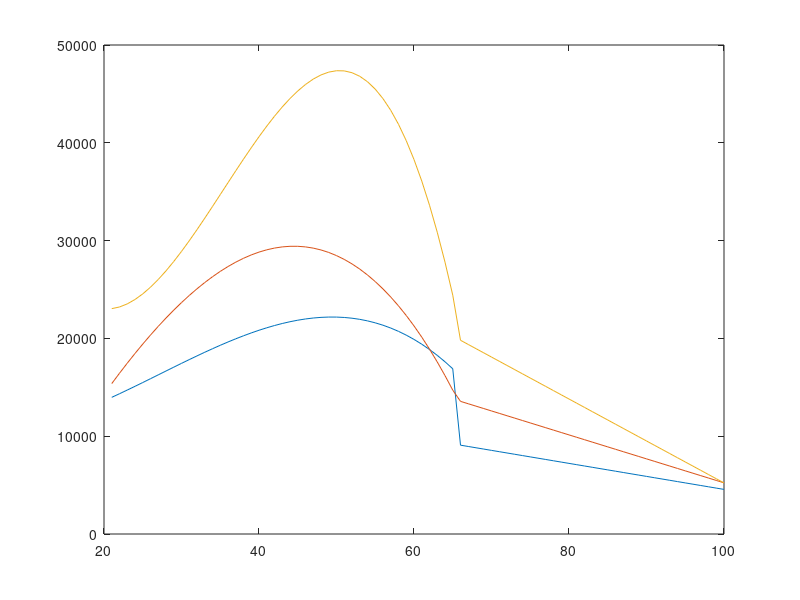

Write MATLAB code to recreate this figure. (Note: this script raises an error after producing the figure.)
%% This code replicates the results of 
% Hubbard, Skinner & Zeldes (1994) - The importance of precautionary motives in explaining individual and aggregate saving
% The model detailed in this Carnegie-Rochester Conference Series on Public Policy paper appears to also be exactly the same as that used in
% Hubbard, Skinner & Zeldes (1994) - Expanding the Life-Cycle Model: Precautionary Saving and Public Policy
% Hubbard, Skinner & Zeldes (1994) - Precautionary Saving and Social Insurance
% published in AER:P&P and JPE respecitively. Although I do not replicate all the results of these other two.

% Note that the model includes a floor on consumption. This creates non-convexities in the
% intertemporal budget constraint and means that basic Euler eqn based methods would not work.
% HSZ use an Euler eqn based method, but have to add considerable complications in order for it 
% to still work (see pg 113). This makes it a nice example for our present purposes as discertized VFI methods 
% of the VFI Toolkit are able to handle such models with no extra effort required.

%% State space variables of the model
% Age
% One endogenous variable: assets
% Two stochastic exogenous variables: income shock, medical expense shock
% Three fixed types: 
%  ft1: high-school dropout
%  ft2: high-school
%  ft3: university

%% Declare some parameter values

Params.J=80; % Ages 21 to 100 inclusive.
WorkingAgeVec=21:1:65;
RetiredAgeVec=66:100;
Params.age=[WorkingAgeVec,RetiredAgeVec];

% 
n_a=250;
maxa=5*10^5;
n_z=[15,15]; % income, medical
N_i=3; % Number of fixed types
N_j=Params.J; % Number of periods in finite horizon
Params.q=3; % For tauchen method. They used q=2.5: pg 112 of pdf, "range between 2.5 standard deviations (of the unconditional distribution) above and below..."

Params.gamma=3;
% Gamma plays three roles:      
        % gamma is coefficient of relative risk aversion
        % 1/gamma is the intertemporal elasticity of substitution of consumption
        % gamma+1 is the coefficient of relative prudence (Kimball, 1990)

Params.delta=0.03; % rate at which agents discount future
Params.beta=1/(1+Params.delta);
Params.r=0.03; % interest rate on assets

% Mortality rates (probability of survival)
% Table A.1
Params.dj=[0.00058, 0.00061, 0.00062, 0.00064, 0.00065, 0.00067, 0.00069, 0.00070, 0.00072, 0.00075, 0.00078, 0.00082, 0.00086, 0.00091, 0.00098, 0.00105, 0.00115, 0.00128, 0.00144, 0.00161, 0.00180, 0.00200,...
    0.00221, 0.00242, 0.00266, 0.00292, 0.00320, 0.00349, 0.00380, 0.00413, 0.00450, 0.00490, 0.00533,...
    0.00533, 0.00581, 0.00632, 0.00689, 0.00749, 0.00811, 0.00878, 0.00952, 0.01033, 0.01121, 0.01223,...
    0.01332, 0.01455, 0.01590, 0.01730, 0.01874, 0.02028, 0.02203, 0.02404, 0.02623, 0.02863, 0.03128,...
    0.03432, 0.03778, 0.04166, 0.04597, 0.05078, 0.05615, 0.06214, 0.06885, 0.07631, 0.08455, 0.09352,...
    0.10323, 0.11367, 0.12484, 0.13677, 0.14938, 0.16289, 0.17721, 0.19234, 0.20828, 0.22418, 0.23980, 0.25495, 0.26937, 0.28284]; % conditional probability of death
Params.sj=1-Params.dj; % Conditional survival probabilities. Act as a discount rate.

% Wage (Earnings) incomes, W
% Table A.2
Params.DeterministicWj_working.ft1=[10993-196*WorkingAgeVec+2167*((WorkingAgeVec.^2)/100)-2655*((WorkingAgeVec.^3)/10000)];
Params.DeterministicWj_working.ft2=[-11833+1421*WorkingAgeVec-137*((WorkingAgeVec.^2)/100)-2186*((WorkingAgeVec.^3)/10000)]; 
Params.DeterministicWj_working.ft3=[72270-5579*WorkingAgeVec+19200*((WorkingAgeVec.^2)/100)-18076*((WorkingAgeVec.^3)/10000)];
% Table A.3
Params.DeterministicWj_retired.ft1=[17861-133*RetiredAgeVec]; 
Params.DeterministicWj_retired.ft2=[29733-245*RetiredAgeVec]; 
Params.DeterministicWj_retired.ft3=[48123-429*RetiredAgeVec];
Params.DeterministicWj.ft1=[Params.DeterministicWj_working.ft1, Params.DeterministicWj_retired.ft1];
Params.DeterministicWj.ft2=[Params.DeterministicWj_working.ft2, Params.DeterministicWj_retired.ft2];
Params.DeterministicWj.ft3=[Params.DeterministicWj_working.ft3, Params.DeterministicWj_retired.ft3];
% Compare to Fig A.1(a-c): they won't be exactly the same as drop the year fixed effects, but eyeballing suggests they are fine.
plot(21:1:100, Params.DeterministicWj.ft1, 21:1:100, Params.DeterministicWj.ft2, 21:1:100, Params.DeterministicWj.ft3)
% Stochastic Wj (Table A.4): u_it, an AR(1) in regressions in paper
Params.w_rho=[0.955; 0.946; 0.955];
Params.w_sigmasqepsilon=[0.033; 0.025; 0.016];
Params.w_sigmasqu=Params.w_sigmasqepsilon./(1-Params.w_rho.^2);
Params.w_sigmasqupsilon=[0.040; 0.021; 0.014]; % Estimated from PSID but not used in model.
% Bottom of pg 103 (45th pg): Wit=exp(log(DeterministicWj)-0.5*sigmasqu+uit)
% "This specification ensures that when we compare the certainty case with
% the earnings uncertainty case, we hold the age-conditional means of earnings constant."

% Medical Expenses, M
% Table A.5
Params.DeterministicMj_working=[5.373+0.073*WorkingAgeVec-0.753*((WorkingAgeVec.^2)/1000); 4.749+0.106*WorkingAgeVec-1.084*((WorkingAgeVec.^2)/1000); 4.816+0.109*WorkingAgeVec-1.090*((WorkingAgeVec.^2)/1000)];
Params.DeterministicMj_retired=[14.441-0.200*RetiredAgeVec+1.288*((RetiredAgeVec.^2)/1000); 11.371-0.101*RetiredAgeVec+0.540*((RetiredAgeVec.^2)/1000); 9.553-0.054*RetiredAgeVec-0.297*((RetiredAgeVec.^2)/1000)];
Params.DeterministicMj=[Params.DeterministicMj_working, Params.DeterministicMj_retired]; % is in logs
Params.m_rho=0.901*ones(3,1);
Params.m_sigmasqepsilon=[0.175; 0.156; 0.153];
Params.m_sigmasqomega=[0.220; 0.220; 0.220];
% Consumption Floor
Params.Cbar=7000; % (middle of pg. 111)

%% Create some outputs to replicate those of HubbardSkinnerZeldes1994

% Note: The annual growth rate of the population is assumed to be 1%.
Params.n=0.01;

simoptions.numbersims=10^3; % Number of simulations on which panel data (and life-cycle profile) results will be based.

PTypeDist=[0.22,0.56,0.22]'; % Hubbard, Skinner & Zeldes (1994) do not appear to report these 
                             % weights/probabilities anywhere in either of the two papers. 
                             % I have 'ballparked' them based on alternative sources for 1984 as
                             % fractions of US population (pg 1 of http://www.russellsage.org/sites/all/files/chartbook/Educational%20Attainment%20and%20Achievement.pdf )


%% Create the replication results
% Note that we here solve for many parameter/shock cases for which no
% results are actually reported in paper.
Table1=struct();
Table2=nan(12,6);

% Get results for uncertainty model
deltavec=[0.03,0.1,0.015];
gammavec=[1,3,5];
Cbarvec=[1,7000];
for delta_c=1:length(deltavec)
    for gamma_c=1:length(gammavec)
        for Cbar_c=1:2
            fprintf('Currently solving for delta_c=%d, gamma_c=%d,Cbar_c=%d',delta_c,gamma_c,Cbar_c)
            Params.Cbar=Cbarvec(Cbar_c);
            Params.delta=deltavec(delta_c);
            Params.gamma=gammavec(gamma_c);
            descriptivestr=['Cbar',num2str(Params.Cbar),'gamma',num2str(Params.gamma),'delta',num2str(Params.delta)];
            descriptivestr(descriptivestr=='.') = []; % Get rid of decimal points
            descriptivestr={descriptivestr};
            [Table1row.(descriptivestr{:}), Table2temp, Table3temp, LifeCycProfiles.(descriptivestr{:})]=HubbardSkinnerZeldes1994_function(Params,n_a,n_z,simoptions, PTypeDist);
            if Params.Cbar==7000 && Params.delta==0.03 && Params.gamma==3
                Table2(:,1:3)=Table2temp;
            elseif Params.Cbar==1 && Params.delta==0.1 && Params.gamma==3
                Table2(:,4:6)=Table2temp;
            end
            if Params.Cbar==7000 && Params.delta==0.03 && Params.gamma==3
                Table3=Table3temp;
            end
        end
    end
end

% Set Parameters back to defaults
Params.delta=0.03;
Params.gamma=3;
Params.Cbar=7000;

temp_n_z=n_z;
% Get results for 'only lifetime uncertain' case
n_z=[1,1];
Params.Cbar=7000;
% [Table1row.allcertain, ~, ~, LifeCycProfiles.(descriptivestr{:})]=HubbardSkinnerZeldes1994_function(Params,n_a,n_z,simoptions, PTypeDist);
for delta_c=1:length(deltavec)
    for gamma_c=1:length(gammavec)
        for Cbar_c=1:2
            Params.Cbar=Cbarvec(Cbar_c);
            Params.delta=deltavec(delta_c);
            Params.gamma=gammavec(gamma_c);
            descriptivestr=['onlylifetimeuncertain_','Cbar',num2str(Params.Cbar),'gamma',num2str(Params.gamma),'delta',num2str(Params.delta)];
            descriptivestr(descriptivestr=='.') = []; % Get rid of decimal points
            descriptivestr={descriptivestr};
            [Table1row.(descriptivestr{:}), ~, ~, LifeCycProfiles.(descriptivestr{:})]=HubbardSkinnerZeldes1994_function(Params,n_a,n_z,simoptions, PTypeDist);
        end
    end
end

% Get results for 'certain lifetimes' case
Params.sj=ones(size(Params.sj));
n_z=temp_n_z;
Params.Cbar=1;
% [Table1row.certainlifetimes, ~, ~, LifeCycProfiles.certainlifetimes]=HubbardSkinnerZeldes1994_function(Params,n_a,n_z,simoptions, PTypeDist);
for delta_c=1:length(deltavec)
    for gamma_c=1:length(gammavec)
        Params.delta=deltavec(delta_c);
        Params.gamma=gammavec(gamma_c);
        descriptivestr=['certainlifetimes_','Cbar',num2str(Params.Cbar),'gamma',num2str(Params.gamma),'delta',num2str(Params.delta)];
        descriptivestr(descriptivestr=='.') = []; % Get rid of decimal points
        descriptivestr={descriptivestr};
        [Table1row.(descriptivestr{:}), ~, ~, LifeCycProfiles.(descriptivestr{:})]=HubbardSkinnerZeldes1994_function(Params,n_a,n_z,simoptions, PTypeDist);
    end
end

% Get results for 'all certainty' case
Params.sj=ones(size(Params.sj)); 
n_z=[1,1];
Params.Cbar=1;
% [Table1row.allcertain, ~, ~, LifeCycProfiles.(descriptivestr{:})]=HubbardSkinnerZeldes1994_function(Params,n_a,n_z,simoptions, PTypeDist);
for delta_c=1:length(deltavec)
    for gamma_c=1:length(gammavec)
        Params.delta=deltavec(delta_c);
        Params.gamma=gammavec(gamma_c);
        descriptivestr=['allcertain_','Cbar',num2str(Params.Cbar),'gamma',num2str(Params.gamma),'delta',num2str(Params.delta)];
        descriptivestr(descriptivestr=='.') = []; % Get rid of decimal points
        descriptivestr={descriptivestr};
        [Table1row.(descriptivestr{:}), ~, ~, LifeCycProfiles.(descriptivestr{:})]=HubbardSkinnerZeldes1994_function(Params,n_a,n_z,simoptions, PTypeDist);
    end
end


save ./SavedOutput/HSZ1994_Tables.mat Table1row Table2 Table3 LifeCycProfiles Params

%% Print out results for the three Tables

%Table 1
FID = fopen('./SavedOutput/HubbardSkinnerZeldes_Table1.tex', 'w');
fprintf(FID, '\\begin{tabular*}{1.00\\textwidth}{@{\\extracolsep{\\fill}}lccccccccccc} \n \\hline \\hline \n');
fprintf(FID, ' & \\multicolumn{2}{c}{Assumptions} & School & School & College & Aggregate & $\\quad$ & School & School & College & Aggregate \\\\ \n');
fprintf(FID, 'Certain Lifespan,   & $\\delta=%8.2f$, & $\\gamma=%d$ & %8.2f & %8.2f & %8.2f & %8.2f & & %8.2f & %8.2f & %8.2f & %8.2f \\\\ \n', Table1row.certainlifetimes_Cbar1gamma3delta003);
fprintf(FID, 'earnings, and       & $\\delta=%8.2f$, & $\\gamma=%d$ & %8.2f & %8.2f & %8.2f & %8.2f & & %8.2f & %8.2f & %8.2f & %8.2f \\\\ \n', Table1row.certainlifetimes_Cbar1gamma1delta003);
fprintf(FID, 'out of pocket       & $\\delta=%8.2f$, & $\\gamma=%d$ & %8.2f & %8.2f & %8.2f & %8.2f & & %8.2f & %8.2f & %8.2f & %8.2f \\\\ \n', Table1row.certainlifetimes_Cbar1gamma5delta003);
fprintf(FID, 'medical             & $\\delta=%8.3f$, & $\\gamma=%d$ & %8.2f & %8.2f & %8.2f & %8.2f & & %8.2f & %8.2f & %8.2f & %8.2f \\\\ \n', Table1row.certainlifetimes_Cbar1gamma3delta0015);
fprintf(FID, 'expenses            & $\\delta=%8.2f$, & $\\gamma=%d$ & %8.2f & %8.2f & %8.2f & %8.2f & & %8.2f & %8.2f & %8.2f & %8.2f \\\\ \n', Table1row.certainlifetimes_Cbar1gamma3delta01);
fprintf(FID, 'Uncertain Lifespan, & $\\delta=%8.2f$, & $\\gamma=%d$ & %8.2f & %8.2f & %8.2f & %8.2f & & %8.2f & %8.2f & %8.2f & %8.2f \\\\ \n', Table1row.Cbar1gamma3delta003);
fprintf(FID, 'earnings, and       &  & & & & & & & & & & \\\\ \n');
fprintf(FID, 'medical             &  & & & & & & & & & & \\\\ \n');
fprintf(FID, 'expenses            &  & & & & & & & & & & \\\\ \n');
fprintf(FID, '$\\bar{C}=\\$1$     &  & & & & & & & & & & \\\\ \n');
fprintf(FID, 'Uncertain Lifespan, & $\\delta=%8.2f$, & $\\gamma=%d$ & %8.2f & %8.2f & %8.2f & %8.2f & & %8.2f & %8.2f & %8.2f & %8.2f \\\\ \n', Table1row.Cbar7000gamma3delta003);
fprintf(FID, 'earnings, and       & $\\delta=%8.2f$, & $\\gamma=%d$ & %8.2f & %8.2f & %8.2f & %8.2f & & %8.2f & %8.2f & %8.2f & %8.2f \\\\ \n', Table1row.Cbar7000gamma1delta003);
fprintf(FID, 'medical             & $\\delta=%8.2f$, & $\\gamma=%d$ & %8.2f & %8.2f & %8.2f & %8.2f & & %8.2f & %8.2f & %8.2f & %8.2f \\\\ \n', Table1row.Cbar7000gamma5delta003);
fprintf(FID, 'expenses            & $\\delta=%8.3f$, & $\\gamma=%d$ & %8.2f & %8.2f & %8.2f & %8.2f & & %8.2f & %8.2f & %8.2f & %8.2f \\\\ \n', Table1row.Cbar7000gamma3delta0015);
fprintf(FID, '$\\bar{C}=\\$7000$  & $\\delta=%8.2f$, & $\\gamma=%d$ & %8.2f & %8.2f & %8.2f & %8.2f & & %8.2f & %8.2f & %8.2f & %8.2f \\\\ \n', Table1row.Cbar7000gamma3delta01);
fprintf(FID, '\\hline \n \\end{tabular*} \n');
fprintf(FID, '\\begin{minipage}[t]{1.00\\textwidth}{\\baselineskip=.5\\baselineskip \\vspace{.3cm} \\footnotesize{ \n');
fprintf(FID, 'Note: Based on grid size for assets of %d, and shocks of %d and %d. \\\\ \n', n_a, n_z(1), n_z(2));
fprintf(FID, '}} \\end{minipage}');
fclose(FID);


%Table 2
FID = fopen('./SavedOutput/HubbardSkinnerZeldes_Table2.tex', 'w');
fprintf(FID, '\\begin{tabular*}{1.00\\textwidth}{@{\\extracolsep{\\fill}}lccccccccc} \n \\hline \\hline \n');
fprintf(FID, ' & \\multicolumn{3}{c}{PSID} & \\multicolumn{3}{c}{Simulated}  & \\multicolumn{3}{c}{Simulated} \\\\ \n');
fprintf(FID, ' & \\multicolumn{3}{c}{}     & \\multicolumn{3}{c}{$\\delta=0.03$, Floor=\\$7000}  & \\multicolumn{3}{c}{$\\delta=0.10$, Floor=\\$1} \\\\ \n');
fprintf(FID, 'Age   & NHS & HS & Col. & NHS & HS & Col. & NHS & HS & Col. \\\\ \n');
fprintf(FID, '<29   & 0.362 & 0.059 & 0.060 & %8.3f & %8.3f & %8.3f & %8.3f & %8.3f & %8.3f \\\\ \n', Table2(1,:));
fprintf(FID, '30-39 & 0.157 & 0.064 & 0.040 & %8.3f & %8.3f & %8.3f & %8.3f & %8.3f & %8.3f \\\\ \n', Table2(2,:));
fprintf(FID, '40-49 & 0.067 & 0.017 & 0.025 & %8.3f & %8.3f & %8.3f & %8.3f & %8.3f & %8.3f \\\\ \n', Table2(3,:));
fprintf(FID, '50-59 & 0.103 & 0.032 & 0.011 & %8.3f & %8.3f & %8.3f & %8.3f & %8.3f & %8.3f \\\\ \n', Table2(4,:));
fprintf(FID, '60-69 & 0.095 & 0.020 & 0.038 & %8.3f & %8.3f & %8.3f & %8.3f & %8.3f & %8.3f \\\\ \n', Table2(5,:));
fprintf(FID, 'Total & 0.116 & 0.038 & 0.031 & %8.3f & %8.3f & %8.3f & %8.3f & %8.3f & %8.3f \\\\ \n', Table2(6,:));
fprintf(FID, ' & \\multicolumn{9}{c}{For Households with Initial Assets < 0.5 x Average Income}  \\\\ \n');
fprintf(FID, '<29   & 0.389 & 0.080 & 0.069 & %8.3f & %8.3f & %8.3f & %8.3f & %8.3f & %8.3f \\\\ \n', Table2(7,:));
fprintf(FID, '30-39 & 0.205 & 0.101 & 0.052 & %8.3f & %8.3f & %8.3f & %8.3f & %8.3f & %8.3f \\\\ \n', Table2(8,:));
fprintf(FID, '40-49 & 0.133 & 0.045 & 0.031 & %8.3f & %8.3f & %8.3f & %8.3f & %8.3f & %8.3f \\\\ \n', Table2(9,:));
fprintf(FID, '50-59 & 0.272 & 0.114 & 0.135 & %8.3f & %8.3f & %8.3f & %8.3f & %8.3f & %8.3f \\\\ \n', Table2(10,:));
fprintf(FID, '60-69 & 0.302 & 0.083 & 0.381 & %8.3f & %8.3f & %8.3f & %8.3f & %8.3f & %8.3f \\\\ \n', Table2(11,:));
fprintf(FID, 'Total & 0.252 & 0.087 & 0.060 & %8.3f & %8.3f & %8.3f & %8.3f & %8.3f & %8.3f \\\\ \n', Table2(12,:));
fprintf(FID, '\\hline \n \\end{tabular*} \n');
fprintf(FID, '\\begin{minipage}[t]{1.00\\textwidth}{\\baselineskip=.5\\baselineskip \\vspace{.3cm} \\footnotesize{ \n');
fprintf(FID, 'NHS=No high-school, HS=High-school, Col.=College. Numbers for PSID are those of original study, not part of replication. \\\\ \n');
fprintf(FID, 'Note: Based on grid size for assets of %d, and shocks of %d and %d. \\\\ \n', n_a, n_z(1), n_z(2));
fprintf(FID, '}} \\end{minipage}');
fclose(FID);

% Table 3
FID = fopen('./SavedOutput/HubbardSkinnerZeldes_Table3.tex', 'w');
fprintf(FID, '\\begin{tabular*}{1.00\\textwidth}{@{\\extracolsep{\\fill}}ccccc} \n \\hline \\hline \n');
fprintf(FID, ' Dependent Varialbe & $\\Delta C*$ & $\\Delta ln(C)*$ & $\\Delta ln(C)**$ & $\\Delta ln(C)**$\\\\ \n');
fprintf(FID, ' & \\multicolumn{4}{c}{$\\delta=0.03$, Floor=\\$7000} \\\\ \n');
fprintf(FID, '$\\Delta Y$     & %8.3f   & & & \\\\ \n', Table3(1,1));
fprintf(FID, '                & (%8.2f) & & & \\\\ \n', Table3(2,1));
fprintf(FID, '$\\Delta ln(Y)$ & & %8.3f & %8.3f & %8.3f \\\\ \n', Table3(3,2:4));
fprintf(FID, '                & & (%8.2f) & (%8.2f) & (%8.2f) \\\\ \n', Table3(4,2:4));
fprintf(FID, '$Age$           & & & & %8.3f \\\\ \n', Table3(5,4));
fprintf(FID, '                & & & & (%8.2f) \\\\ \n', Table3(6,4));
fprintf(FID, '$Age^2$         & & & & %8.3f  \\\\ \n', Table3(7,4));
fprintf(FID, '                & & & & (%8.2f)  \\\\ \n', Table3(8,4));
fprintf(FID, '\\hline \n \\end{tabular*} \n');
fprintf(FID, '\\begin{minipage}[t]{1.00\\textwidth}{\\baselineskip=.5\\baselineskip \\vspace{.3cm} \\footnotesize{ \n');
fprintf(FID, 'Source: Simulated data from model under the benchmark case ($\\delta = 0.03$, $\\gamma = 3$) with a consumption floor of $7000. Absolute values of t-statistics are in parentheses. The Campbell and Mankiw (1989) coefficient (in levels, corresponding to the first column) is 0.469, and the Lusardi (1993) coefficient (in logs, corresponding to columns 2 through 4) is 0.409. \\\\ \n');
fprintf(FID, '*: Instruments are two and three year lags of consumption and income, as well as age and age-squared. \\\\ \n');
fprintf(FID, '**: Instruments are one, two and three year lags of consumption and income, as well as age and age-squared. \\\\ \n');
fprintf(FID, 'Note: Original regressions by Cambell-Mankiw were on aggregate data. Here are on microdata. \\\\ \n');
fprintf(FID, 'Note: Based on grid size for assets of %d, and shocks of %d and %d. \\\\ \n', n_a, n_z(1), n_z(2));
fprintf(FID, '}} \\end{minipage}');
fclose(FID);

%% Generate the Figures

% Figure 1
figure(1)
plot(Params.age, LifeCycProfiles.allcertain_Cbar1gamma3delta003.ft1(1,:,1)/1000)
hold on
plot(Params.age, LifeCycProfiles.allcertain_Cbar1gamma3delta003.ft2(1,:,1)/1000)
plot(Params.age, LifeCycProfiles.allcertain_Cbar1gamma3delta003.ft3(1,:,1)/1000)
hold off
title({'Average Assets by Age';'All Certain, $1 Floor'})
legend('No High School Degree', 'High School Degree', 'College')
xlabel('Age')
ylabel('Thousands')

% Figure 2a
figure(2)
plot(Params.age, LifeCycProfiles.Cbar1gamma3delta003.ft1(1,:,1)/1000)
hold on
plot(Params.age, LifeCycProfiles.Cbar7000gamma3delta003.ft1(1,:,1)/1000)
plot(Params.age, LifeCycProfiles.onlylifetimeuncertain_Cbar1gamma3delta003.ft1(1,:,1)/1000)
plot(Params.age, LifeCycProfiles.allcertain_Cbar1gamma3delta003.ft1(1,:,1)/1000)
hold off
title({'Average Assets by Age';'No High School Degree'})
legend('All uncertain ($1 floor)', 'All uncertain ($7000 floor)','Only lifetime uncertain', 'All certain')
xlabel('Age')
ylabel('Thousands')

% Figure 2b
figure(3)
plot(Params.age, LifeCycProfiles.Cbar1gamma3delta003.ft2(1,:,1)/1000)
hold on
plot(Params.age, LifeCycProfiles.Cbar7000gamma3delta003.ft2(1,:,1)/1000)
plot(Params.age, LifeCycProfiles.onlylifetimeuncertain_Cbar1gamma3delta003.ft2(1,:,1)/1000)
plot(Params.age, LifeCycProfiles.allcertain_Cbar1gamma3delta003.ft2(1,:,1)/1000)
hold off
title({'Average Assets by Age';'High School Degree'})
legend('All uncertain ($1 floor)', 'All uncertain ($7000 floor)','Only lifetime uncertain', 'All certain')
xlabel('Age')
ylabel('Thousands')

% Figure 2c
figure(4)
plot(Params.age, LifeCycProfiles.Cbar1gamma3delta003.ft3(1,:,1)/1000)
hold on
plot(Params.age, LifeCycProfiles.Cbar7000gamma3delta003.ft3(1,:,1)/1000)
plot(Params.age, LifeCycProfiles.onlylifetimeuncertain_Cbar1gamma3delta003.ft3(1,:,1)/1000)
plot(Params.age, LifeCycProfiles.allcertain_Cbar1gamma3delta003.ft3(1,:,1)/1000)
hold off
title({'Average Assets by Age';'College Degree'})
legend('All uncertain ($1 floor)', 'All uncertain ($7000 floor)','Only lifetime uncertain', 'All certain')
xlabel('Age')
ylabel('Thousands')


% Figure 3a
figure(5)
plot(Params.age, LifeCycProfiles.Cbar1gamma3delta003.ft1(2,:,1)/1000) % Earnings
hold on
plot(Params.age, LifeCycProfiles.allcertain_Cbar1gamma3delta003.ft1(2,:,1)/1000) % Earnings
plot(Params.age, LifeCycProfiles.Cbar1gamma3delta003.ft1(5,:,1)/1000) % Consumption
plot(Params.age, LifeCycProfiles.Cbar7000gamma3delta003.ft1(5,:,1)/1000)
plot(Params.age, LifeCycProfiles.onlylifetimeuncertain_Cbar1gamma3delta003.ft1(5,:,1)/1000)
plot(Params.age, LifeCycProfiles.allcertain_Cbar1gamma3delta003.ft1(5,:,1)/1000)
hold off
title({'Average Assets by Age';'No High School Degree'})
legend('Earnings: All Uncertain','Earnings: All certain','Cons: All uncertain ($1 floor)', 'Cons: All uncertain ($7000 floor)','Cons: Only lifetime uncertain', 'Cons: All certain')
xlabel('Age')
ylabel('Thousands')

% Figure 3b
figure(6)
plot(Params.age, LifeCycProfiles.Cbar1gamma3delta003.ft2(2,:,1)/1000) % Earnings
hold on
plot(Params.age, LifeCycProfiles.allcertain_Cbar1gamma3delta003.ft2(2,:,1)/1000) % Earnings
plot(Params.age, LifeCycProfiles.Cbar1gamma3delta003.ft2(5,:,1)/1000) % Consumption
plot(Params.age, LifeCycProfiles.Cbar7000gamma3delta003.ft2(5,:,1)/1000)
plot(Params.age, LifeCycProfiles.onlylifetimeuncertain_Cbar1gamma3delta003.ft2(5,:,1)/1000)
plot(Params.age, LifeCycProfiles.allcertain_Cbar1gamma3delta003.ft2(5,:,1)/1000)
hold off
title({'Average Assets by Age';'High School Degree'})
legend('Earnings: All Uncertain','Earnings: All certain','Cons: All uncertain ($1 floor)', 'Cons: All uncertain ($7000 floor)','Cons: Only lifetime uncertain', 'Cons: All certain')
xlabel('Age')
ylabel('Thousands')

% Figure 3c
figure(7)
plot(Params.age, LifeCycProfiles.Cbar1gamma3delta003.ft3(2,:,1)/1000) % Earnings
hold on
plot(Params.age, LifeCycProfiles.allcertain_Cbar1gamma3delta003.ft3(2,:,1)/1000) % Earnings
plot(Params.age, LifeCycProfiles.Cbar1gamma3delta003.ft3(5,:,1)/1000) % Consumption
plot(Params.age, LifeCycProfiles.Cbar7000gamma3delta003.ft3(5,:,1)/1000)
plot(Params.age, LifeCycProfiles.onlylifetimeuncertain_Cbar1gamma3delta003.ft3(5,:,1)/1000)
plot(Params.age, LifeCycProfiles.allcertain_Cbar1gamma3delta003.ft3(5,:,1)/1000)
hold off
title({'Average Assets by Age';'College Degree'})
legend('Earnings: All Uncertain','Earnings: All certain','Cons: All uncertain ($1 floor)', 'Cons: All uncertain ($7000 floor)','Cons: Only lifetime uncertain', 'Cons: All certain')
xlabel('Age')
ylabel('Thousands')



